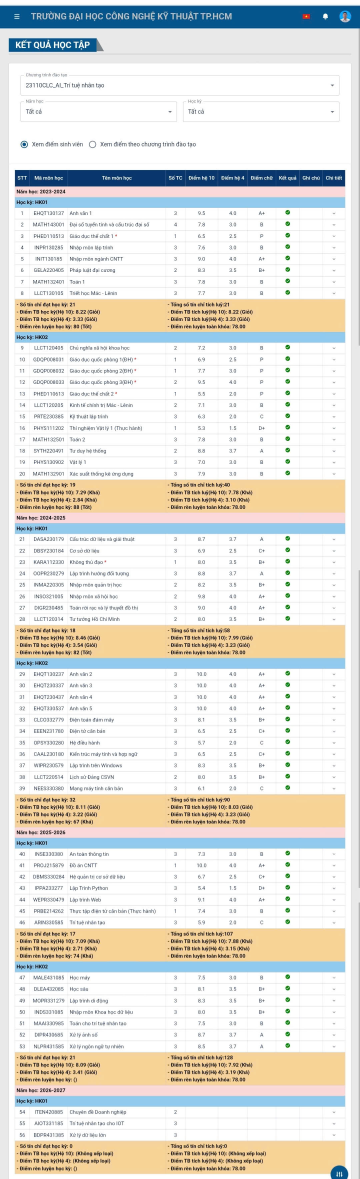
#> input picture sample/NguyenBachTung_Academic_Transcript.jpg, 1080 x 3536 px (shown at 1/3 size)
$ python -i document_scanner.py   (imports and definitions only)   (older library calls are emulated)
#> lines starting #> are read from the running program, lines starting #| are printed output that depends on the picture; after the words box and inside, x2 and y2 are one past the last pixel; in counts of white or black regions, pixels touching at a corner belong together
# -*- coding: utf-8 -*-
"""
Module: Auto Document Scanner & Perspective Rectification (Thử nghiệm)
Trường Đại học Công nghệ Kỹ thuật Thành phố Hồ Chí Minh

Tính năng tiền xử lý tài liệu hành chính:
1. Phát hiện 4 góc tờ giấy và nắn phẳng phối cảnh (Perspective Warping / Dewarping).
2. Khử bóng đổ không đều và chuẩn hóa độ sáng nền giấy (Shadow & Illumination Flattening).
3. Bảo toàn nguyên vẹn màu mực con dấu đỏ và chữ ký viết tay.
"""

import cv2
import numpy as np
from PIL import Image


def order_points(pts):
    """
    Sắp xếp 4 đỉnh theo thứ tự chuẩn: [Top-Left, Top-Right, Bottom-Right, Bottom-Left].
    """
    rect = np.zeros((4, 2), dtype="float32")
    s = pts.sum(axis=1)
    rect[0] = pts[np.argmin(s)]       # Top-left (tổng x+y nhỏ nhất)
    rect[2] = pts[np.argmax(s)]       # Bottom-right (tổng x+y lớn nhất)

    diff = np.diff(pts, axis=1)
    rect[1] = pts[np.argmin(diff)]    # Top-right (hiệu y-x nhỏ nhất)
    rect[3] = pts[np.argmax(diff)]    # Bottom-left (hiệu y-x lớn nhất)
    return rect


def four_point_transform(image_bgr, pts):
    """
    Biến đổi phối cảnh (Perspective Transform) duỗi thẳng tài liệu về hình chữ nhật chuẩn A4.
    """
    rect = order_points(pts)
    (tl, tr, br, bl) = rect

    # Chiều rộng mới
    widthA = np.sqrt(((br[0] - bl[0]) ** 2) + ((br[1] - bl[1]) ** 2))
    widthB = np.sqrt(((tr[0] - tl[0]) ** 2) + ((tr[1] - tl[1]) ** 2))
    maxWidth = max(int(widthA), int(widthB))

    # Chiều cao mới
    heightA = np.sqrt(((tr[0] - br[0]) ** 2) + ((tr[1] - br[1]) ** 2))
    heightB = np.sqrt(((tl[0] - bl[0]) ** 2) + ((tl[1] - bl[1]) ** 2))
    maxHeight = max(int(heightA), int(heightB))

    if maxWidth < 100 or maxHeight < 100:
        return image_bgr

    dst = np.array([
        [0, 0],
        [maxWidth - 1, 0],
        [maxWidth - 1, maxHeight - 1],
        [0, maxHeight - 1]
    ], dtype="float32")

    M = cv2.getPerspectiveTransform(rect, dst)
    warped = cv2.warpPerspective(image_bgr, M, (maxWidth, maxHeight), flags=cv2.INTER_CUBIC)
    return warped


def remove_document_shadows(image_bgr):
    """
    Khử bóng đổ và cân bằng độ chiếu sáng nền giấy (Shadow & Uneven Illumination Removal):
    Ước tính mặt chiếu sáng nền theo từng kênh để bảo toàn màu mộc đỏ và chữ ký.
    """
    kernel = cv2.getStructuringElement(cv2.MORPH_RECT, (41, 41))
    result_planes = []

    for plane in cv2.split(image_bgr):
        dilated = cv2.morphologyEx(plane, cv2.MORPH_DILATE, kernel)
        bg = cv2.medianBlur(dilated, 21)
        diff = 255 - cv2.absdiff(plane, bg)
        norm = cv2.normalize(diff, None, alpha=0, beta=255, norm_type=cv2.NORM_MINMAX, dtype=cv2.CV_8UC1)
        # Pha trộn mềm để giữ độ tự nhiên của văn bản in
        blended = cv2.addWeighted(plane, 0.40, norm, 0.60, 0)
        result_planes.append(blended)

    cleaned = cv2.merge(result_planes)
    return cleaned


class AutoDocumentScanner:
    """
    Bộ quét và chỉnh phẳng tài liệu thông minh (Smart Document Scanner)
    """

    def __init__(self, target_scale_h=900.0):
        self.target_scale_h = target_scale_h

    def detect_paper_corners(self, image_bgr):
        """
        Tìm 4 góc tờ giấy trong bức ảnh chụp.
        """
        h_orig, w_orig = image_bgr.shape[:2]
        ratio = h_orig / float(self.target_scale_h)
        scaled_w = int(w_orig / ratio)
        scaled_h = int(self.target_scale_h)

        resized = cv2.resize(image_bgr, (scaled_w, scaled_h))
        gray = cv2.cvtColor(resized, cv2.COLOR_BGR2GRAY)
        blurred = cv2.GaussianBlur(gray, (5, 5), 0)

        # Thử nhiều cấu hình dò cạnh
        for low_th, high_th in [(40, 140), (25, 90), (15, 60)]:
            edged = cv2.Canny(blurred, low_th, high_th)
            kernel = cv2.getStructuringElement(cv2.MORPH_RECT, (5, 5))
            closed = cv2.morphologyEx(edged, cv2.MORPH_CLOSE, kernel, iterations=2)

            contours, _ = cv2.findContours(closed, cv2.RETR_LIST, cv2.CHAIN_APPROX_SIMPLE)
            contours = sorted(contours, key=cv2.contourArea, reverse=True)[:6]

            for c in contours:
                area = cv2.contourArea(c)
                # Tờ giấy tài liệu phải chiếm tối thiểu 30% diện tích ảnh
                if area < (scaled_w * scaled_h * 0.30):
                    continue
                peri = cv2.arcLength(c, True)
                approx = cv2.approxPolyDP(c, 0.02 * peri, True)

                if len(approx) == 4 and cv2.isContourConvex(approx):
                    # Khôi phục tọa độ về kích thước ảnh gốc
                    pts = approx.reshape(4, 2).astype("float32") * ratio
                    return pts

        return None

    def scan(self, input_image, auto_warp=True, auto_shadow_removal=True):
        """
        Thực hiện tiền xử lý quét tài liệu hoàn chỉnh.
        Đầu vào: PIL Image hoặc np.ndarray (RGB/BGR).
        Đầu ra: (PIL.Image đã quét, metadata_dict).
        """
        if isinstance(input_image, Image.Image):
            rgb_np = np.array(input_image.convert("RGB"))
            bgr_np = cv2.cvtColor(rgb_np, cv2.COLOR_RGB2BGR)
        else:
            bgr_np = input_image.copy()

        corners = None
        was_warped = False
        processed_bgr = bgr_np

        # 1. Phát hiện 4 góc và nắn phẳng phối cảnh (Perspective Dewarp)
        if auto_warp:
            corners = self.detect_paper_corners(bgr_np)
            if corners is not None:
                processed_bgr = four_point_transform(bgr_np, corners)
                was_warped = True

        # 2. Khử bóng đổ và cân bằng sáng nền giấy (Shadow & Lighting Normalization)
        was_shadow_removed = False
        if auto_shadow_removal:
            processed_bgr = remove_document_shadows(processed_bgr)
            was_shadow_removed = True

        # Chuyển về định dạng PIL RGB
        out_rgb = cv2.cvtColor(processed_bgr, cv2.COLOR_BGR2RGB)
        out_pil = Image.fromarray(out_rgb)

        metadata = {
            "perspective_warped": was_warped,
            "corners_detected": corners.tolist() if corners is not None else None,
            "shadow_removed": was_shadow_removed,
            "original_size": (bgr_np.shape[1], bgr_np.shape[0]),
            "scanned_size": out_pil.size
        }

        return out_pil, metadata


# Singleton instance
default_scanner = AutoDocumentScanner()

>>> from PIL import Image
>>> picture = Image.open('../sample/NguyenBachTung_Academic_Transcript.jpg')
#> picture is the input picture: PIL image 1080x3536 RGB; mean R, G, B 228.6, 227.4, 221.7
>>> result = AutoDocumentScanner().scan(picture)
#> the loop in detect_paper_corners, `for low_th, high_th in [(40, 140), (25, 90), (15, 60)]:` made 3 passes
#> pass 1, in detect_paper_corners, `edged = cv2.Canny(blurred, low_th, high_th)`:
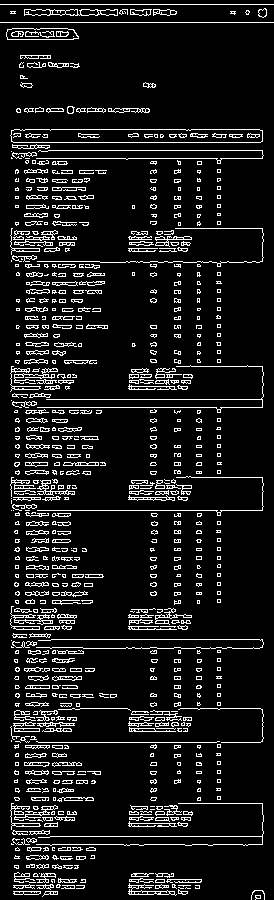
#> edged: shape (900, 274); 10% white in thin lines or dots
#> pass 1, in detect_paper_corners, `closed = cv2.morphologyEx(edged, cv2.MORPH_CLOSE, kernel, iterations=2)`:
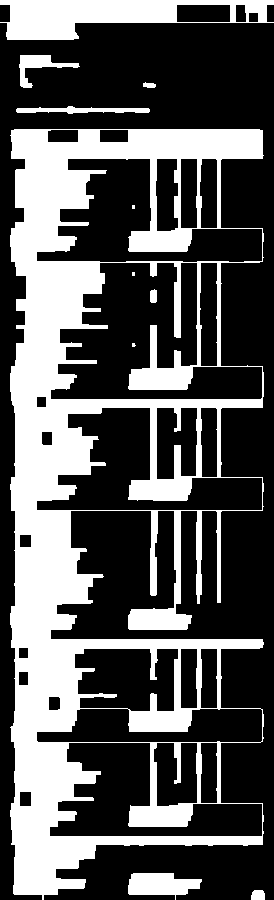
#> closed: shape (900, 274); 34% white; 11 white regions (3 under 20 px), largest, box (x1, y1, x2, y2) and area: (10, 129, 264, 900) 74923, (0, 0, 274, 40) 6049, (128, 873, 202, 900) 1339
#> after the loop in detect_paper_corners, `for low_th, high_th in [(40, 140), (25, 90), (15, 60)]:`:
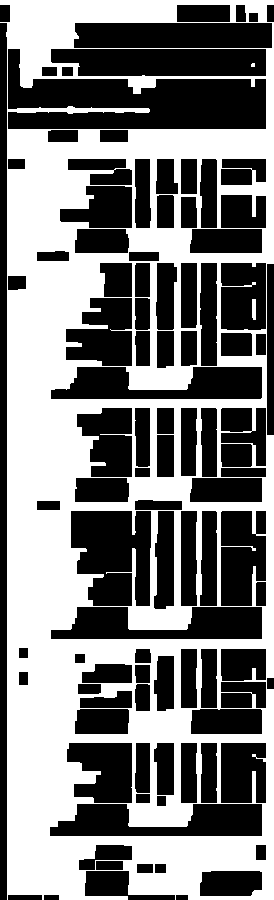
#> closed: shape (900, 274); 47.7% white; 3 white regions (1 under 20 px), largest, box (x1, y1, x2, y2) and area: (0, 0, 274, 900) 117654, (252, 299, 256, 320) 82
#> after the loop in detect_paper_corners, `for low_th, high_th in [(40, 140), (25, 90), (15, 60)]:`:
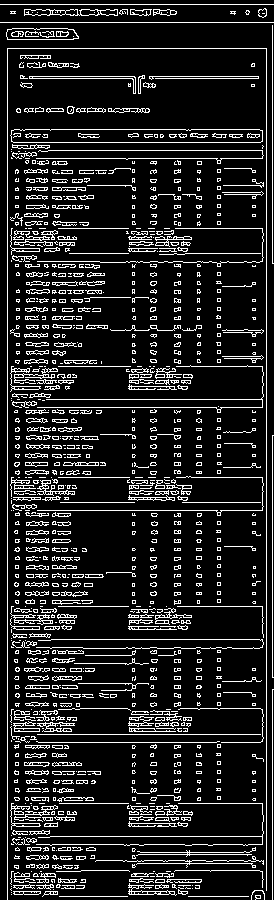
#> edged: shape (900, 274); 13.2% white in thin lines or dots
#> in scan, `corners = self.detect_paper_corners(bgr_np)`: corners = [[0, 0], [27.5, 3532.1], [1072.6, 3532.1], [1072.6, 0]]
#> in order_points, `s = pts.sum(axis=1)`: s = [0, 3559.6, 4604.7, 1072.6]
#> in order_points, `diff = np.diff(pts, axis=1)`: diff = [0, 3504.6, 2459.5, -1072.6]
#> in four_point_transform, `rect = order_points(pts)`: rect = [[0, 0], [1072.6, 0], [1072.6, 3532.1], [27.5, 3532.1]]
#> in four_point_transform, `(tl, tr, br, bl) = rect`: tl = [0, 0]; tr = [1072.6, 0]; br = [1072.6, 3532.1]; bl = [27.5, 3532.1]
#> in four_point_transform, `widthA = np.sqrt(((br[0] - bl[0]) ** 2) + ((br[1] - bl[1]) ** 2))`: widthA = 1045.1
#> in four_point_transform, `widthB = np.sqrt(((tr[0] - tl[0]) ** 2) + ((tr[1] - tl[1]) ** 2))`: widthB = 1072.6
#> in four_point_transform, `maxWidth = max(int(widthA), int(widthB))`: maxWidth = 1072
#> in four_point_transform, `heightA = np.sqrt(((tr[0] - br[0]) ** 2) + ((tr[1] - br[1]) ** 2))`: heightA = 3532.1
#> in four_point_transform, `heightB = np.sqrt(((tl[0] - bl[0]) ** 2) + ((tl[1] - bl[1]) ** 2))`: heightB = 3532.2
#> in four_point_transform, `maxHeight = max(int(heightA), int(heightB))`: maxHeight = 3532
#> in four_point_transform, `dst = np.array([ [0, 0], [maxWidth - 1, 0], [maxWidth - 1, maxHeight -..`: dst = [[0, 0], [1071, 0], [1071, 3531], [0, 3531]]
#> in four_point_transform, `M = cv2.getPerspectiveTransform(rect, dst)`: M = [[0.999, -0.00777, 0], [0, 0.974, 0], [0, -7.26e-06, 1]]
#> in remove_document_shadows, `kernel = cv2.getStructuringElement(cv2.MORPH_RECT, (41, 41))`: kernel: shape (41, 41); every value is 1
#> the loop in remove_document_shadows, `for plane in cv2.split(image_bgr):` made 3 passes
#> after the loop in remove_document_shadows, `for plane in cv2.split(image_bgr):`:
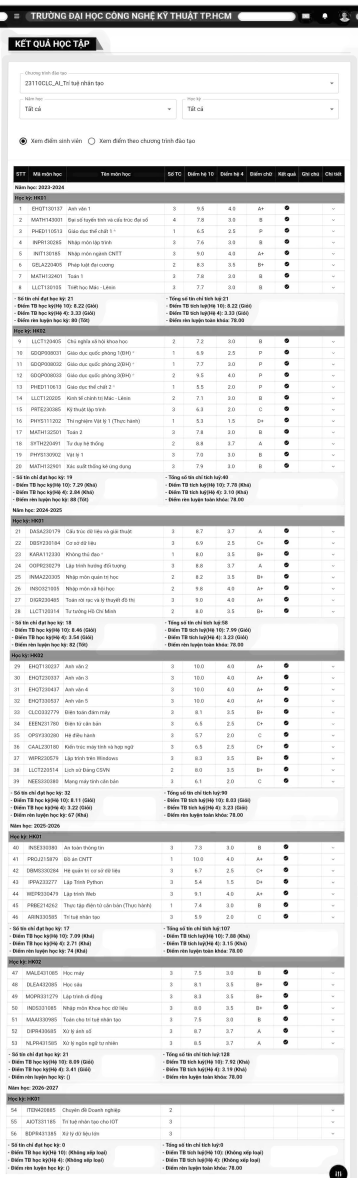
#> diff: shape (3532, 1072) (shown at 1/3 size); min 0, max 255, mean 230.5
#> after the loop in remove_document_shadows, `for plane in cv2.split(image_bgr):`:
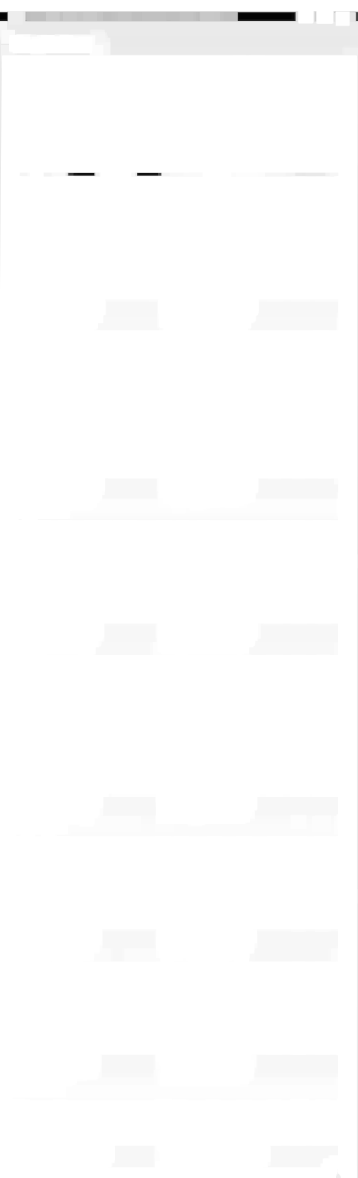
#> dilated: shape (3532, 1072) (shown at 1/3 size); min 4, max 255, mean 253.2
#> after the loop in remove_document_shadows, `for plane in cv2.split(image_bgr):`: result_planes = 3 items
#> in scan, `out_rgb = cv2.cvtColor(processed_bgr, cv2.COLOR_BGR2RGB)`:
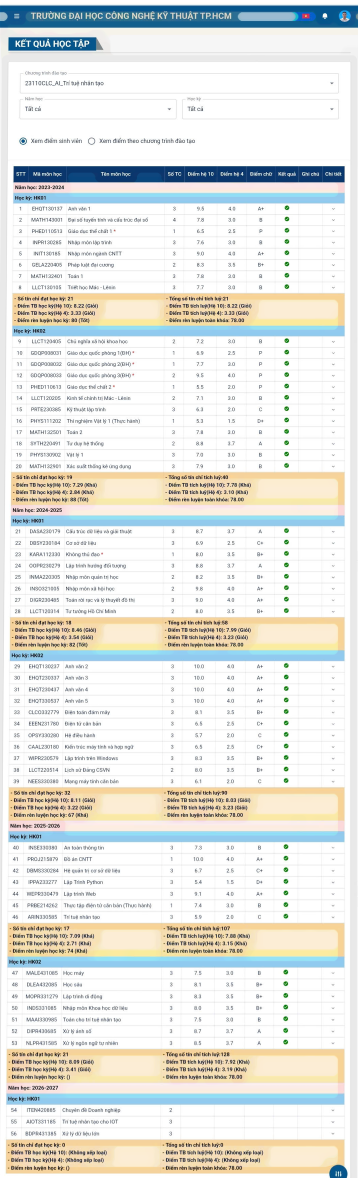
#> out_rgb: shape (3532, 1072, 3) (shown at 1/3 size); mean R, G, B 229.8, 231.3, 226.9
#> in scan, `metadata = { "perspective_warped": was_warped, "corners_detected": cor..`: metadata = {'perspective_warped': True, 'corners_detected': [[0, 0], [27.5, 3532.1], [1072.6, 3532.1], [1072.6, 0]], 'shadow_removed': True, 'original_size': (1080, 3536), 'scanned_size': (1072, 3532)}
